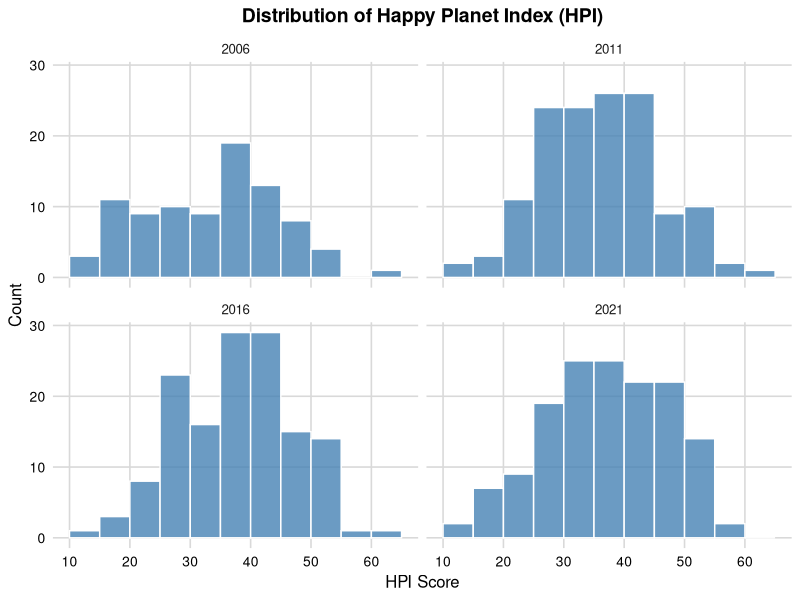
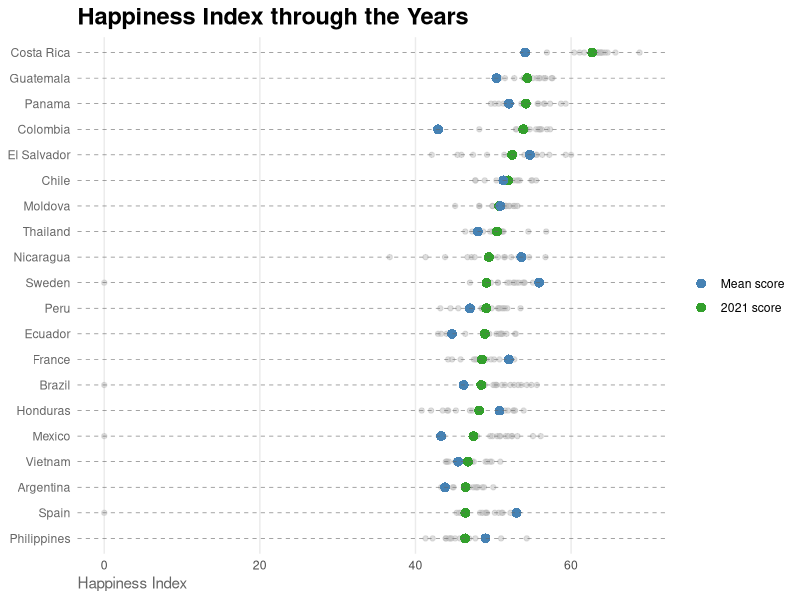
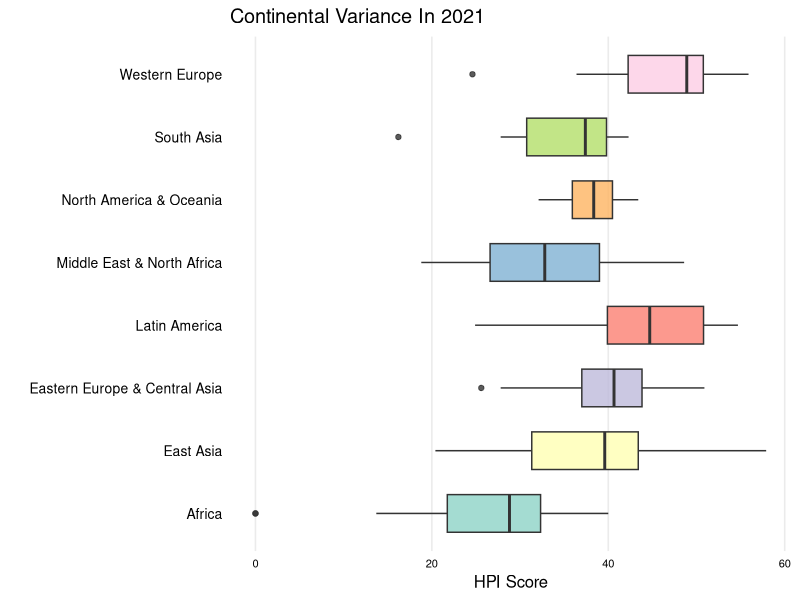
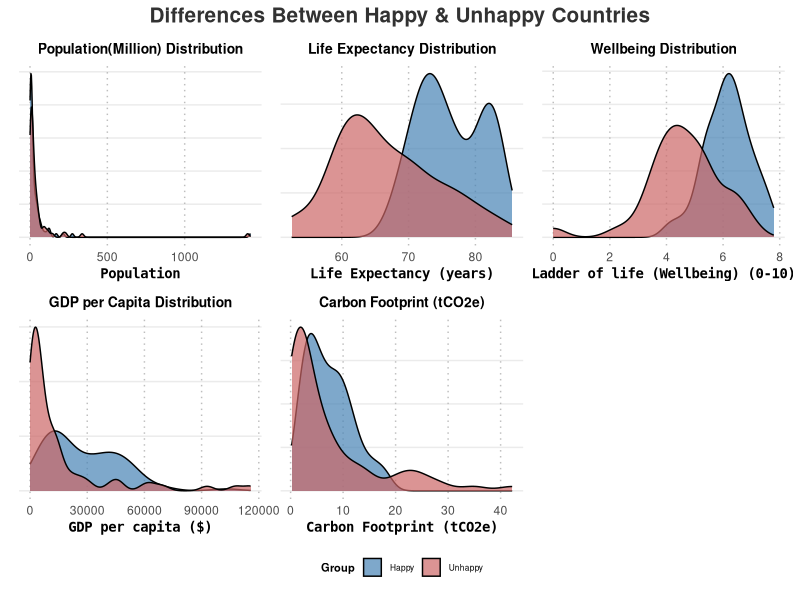
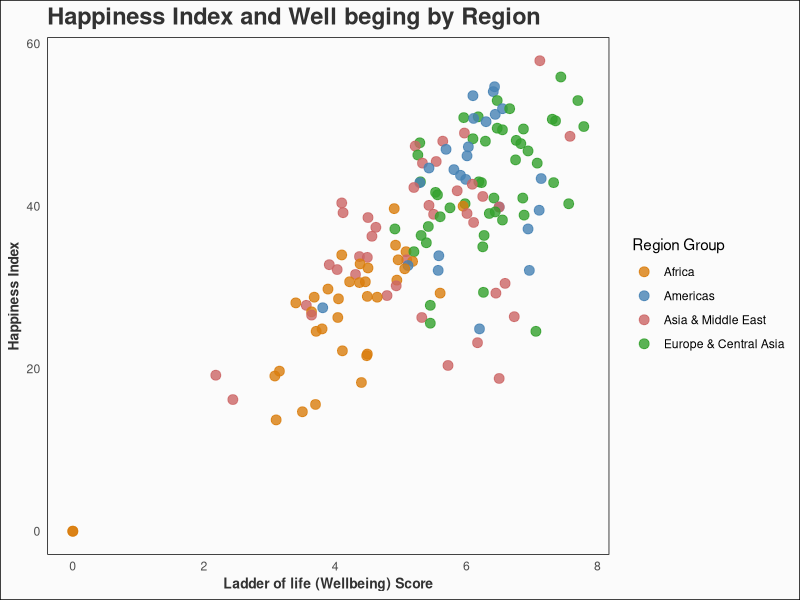
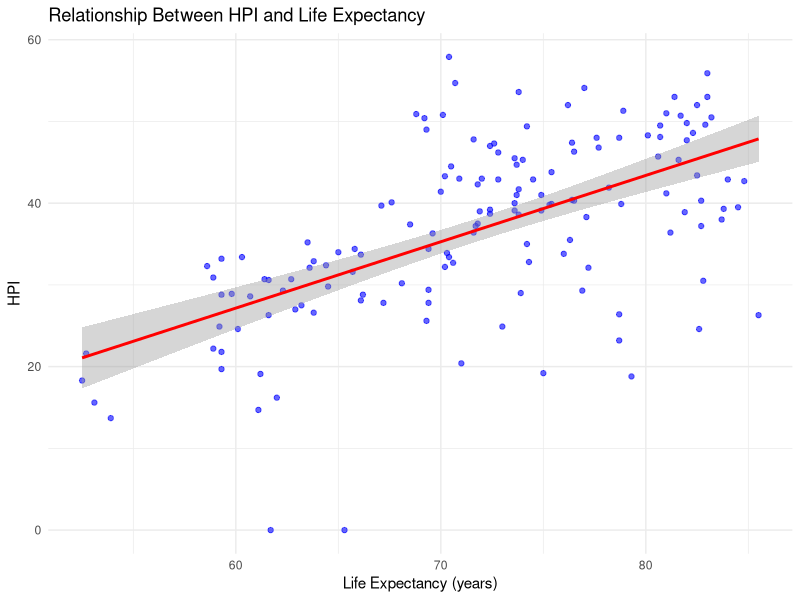
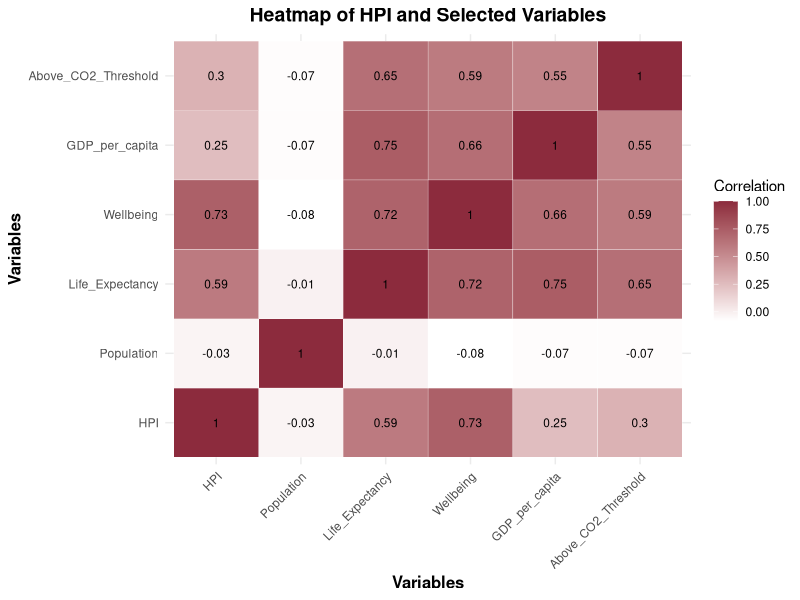
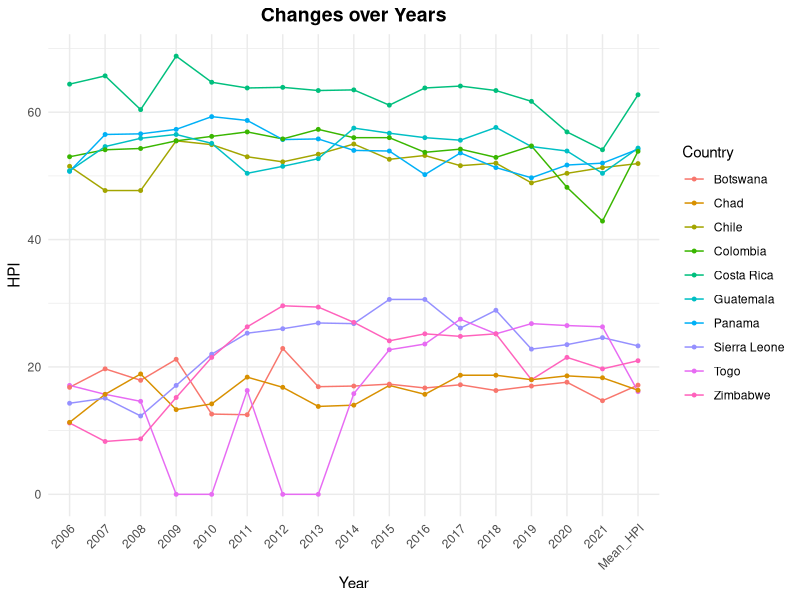

Write R code to recreate these figures, in order.
## ---- chunk 1
library(readxl)
library(dplyr)
library(readr)
library(ggplot2)
library(tidyr)
library(ggrepel)
library(tidyverse)
library(reshape2)
library(scales)

hpi_2006 <- read_csv("data/hpi_2006.csv")
hpi_2011 <- read_csv("data/hpi_2011.csv")
hpi_2016 <- read_csv("data/hpi_2016.csv")
hpi_2021 <- read_csv("data/hpi_2021.csv")
hpi_2024 <- read_csv("data/All countries_20211.csv", skip=8, show_col_types = FALSE)
past_HPI <- read_csv("data/Historical_HPI.csv", show_col_types = FALSE)
past_HPI[is.na(past_HPI)] <- 0
## ---- chunk 2
hpi_2006_hist <- hpi_2006 %>% 
  mutate(Year = 2006) %>% 
  filter(HPI > 0)  

hpi_2011_hist <- hpi_2011 %>% 
  mutate(Year = 2011) %>% 
  filter(HPI > 0) 

hpi_2016_hist <- hpi_2016 %>% 
  mutate(Year = 2016) %>% 
  filter(HPI > 0) 

hpi_2021_hist <- hpi_2021 %>% 
  mutate(Year = 2021) %>% 
  filter(HPI > 0)  


combined_data <- bind_rows(hpi_2006_hist, hpi_2011_hist, hpi_2016_hist, hpi_2021_hist)
ggplot(combined_data, aes(x = HPI)) +
  geom_histogram(binwidth = 5, fill = "#4682B4", color = "white", alpha = 0.8, boundary = 0) +
  facet_wrap(~ Year, ncol = 2) +  
  theme_minimal(base_size = 12) +
  
  theme(
    panel.grid.major = element_line(color = "gray85"),
    panel.grid.minor = element_blank(),
    axis.text = element_text(size = 10, color = "black"),
    axis.title = element_text(size = 12, color = "black"),
    plot.title = element_text(size = 14, face = "bold", hjust = 0.5)
  ) +
  scale_x_continuous(
    breaks = seq(0, 60, by = 10), 
  ) +
  labs(
    title = "Distribution of Happy Planet Index (HPI)",
    x = "HPI Score",
    y = "Count"
  )

## ---- chunk 3
past_HPI$Mean_HPI <- rowMeans(past_HPI[, 2:17], na.rm = TRUE)

past_HPI_long <- past_HPI %>%
  pivot_longer(cols = `2006`:`2021`, names_to = "Year", values_to = "HPI") %>%
  mutate(Year = as.numeric(gsub("HPI_", "", Year))) 

top_countries <- past_HPI %>%
  arrange(desc(Mean_HPI)) %>%
  head(20) %>%
  arrange(Mean_HPI)

past_HPI_long <- past_HPI_long %>%
  filter(Country %in% top_countries$Country)

ggplot(data = past_HPI_long, aes(x = HPI, y = reorder(Country, Mean_HPI))) +
  geom_point(color = "gray", size = 1.5, alpha = 0.5) +
  geom_point(data = top_countries, aes(x = Mean_HPI, y = reorder(Country, Mean_HPI), color = "Mean score"),
             size = 3, shape = 16) +
  geom_point(data = filter(past_HPI_long, Year == 2021),
             aes(x = HPI, y = Country, color = "2021 score"), size = 3, shape = 16) +
  geom_hline(yintercept = seq_along(top_countries$Country), color = "gray40", linetype = "dashed", size = 0.2) +
  labs(title = "Happiness Index through the Years",
       x = "Happiness Index", y = NULL, color = NULL) +
  scale_color_manual(
    values = c("Mean score" = "#33a02c", "2021 score" = "#4682B4"),
    labels = c("Mean score", "2021 score")
  ) +
  theme_minimal(base_family = "sans") +
  theme(
    panel.grid.major.y = element_blank(),
    panel.grid.minor = element_blank(),
    axis.text.y = element_text(hjust = 1, color = "gray40"),
    axis.title.x = element_text(hjust = 0, color = "gray40"),
    plot.title = element_text(size = 17, face = "bold"),
    plot.subtitle = element_text(size = 12, color = "gray40"),
    legend.position = "right" 
  )
## ---- chunk 4
library(RColorBrewer)
continent_mapping <- c(
  "Latin America",
  "North America & Oceania",
  "Western Europe",
  "Middle East & North Africa",
  "Africa",
  "South Asia",
  "Eastern Europe & Central Asia",
  "East Asia"
)
hpi_2021$ContinentName <- continent_mapping[hpi_2021$Continent]
qualitative_palette <- brewer.pal(n = length(unique(hpi_2021$ContinentName)), "Set3")

ggplot(hpi_2021, aes(x = HPI, y = ContinentName, fill = ContinentName)) +
  geom_boxplot(width = 0.6, alpha = 0.8) + 
  scale_fill_manual(values = qualitative_palette) + 
  theme_minimal(base_size = 12) +
  theme(
    panel.grid.major.y = element_blank(),
    panel.grid.minor = element_blank(),
    axis.text.y = element_text(size = 10, color = "black"),
    axis.text.x = element_text(size = 8, color = "black"),
    legend.position = "none",
    panel.border = element_blank(),
    axis.line = element_blank()
  ) +
  labs(
    title = "Continental Variance In 2021",
    x = "HPI Score",
    y = ""
  )
## ---- chunk 5
library(gridExtra)
library(grid) 
library(patchwork)
#Split Data Based on Average HPI
hpi_avg <- mean(hpi_2024$HPI, na.rm = TRUE)  # Calculate average HPI
hpi_2024 <- hpi_2024 %>%
  mutate(Lower_Happy = ifelse(HPI < hpi_avg, "Unhappy", "Happy"))  # Add split column


hpi_2024$Population <- hpi_2024$`Population (thousands)` / 1e3

variables <- c(
  "Population",
  "Life Expectancy (years)",
  "Ladder of life (Wellbeing) (0-10)",
  "GDP per capita ($)",
  "Carbon Footprint (tCO2e)"
)
titles <- c(
  "Population(Million) Distribution",
  "Life Expectancy Distribution",
  "Wellbeing Distribution",
  "GDP per Capita Distribution",
  "Carbon Footprint (tCO2e)"
)


plot_list <- lapply(seq_along(variables), function(i) {
  var <- variables[i]  
  ggplot(hpi_2024, aes_string(x = paste0("`", var, "`"), fill = "Lower_Happy")) +
    geom_density(alpha = 0.7, color = "black") +
    scale_fill_manual(values = c("#4682B4", "#CC6666")) +  # Customize colors
    labs(x = var, y = NULL, fill = "Group", title = titles[i]) +  # Add plot title
    theme_minimal() +
    theme(
      axis.text.y = element_blank(),
      axis.ticks.y = element_blank(),
      panel.grid.major.x = element_line(color = "gray", linetype = "dotted"),
      panel.grid.minor = element_blank(),
      axis.title.x = element_text(size = 10, face = "bold", family = "monospace"),
      plot.title = element_text(size = 10, face = "bold", hjust = 0.5),  
      legend.position = "bottom",
      legend.title = element_text(size = 8, face = "bold"), 
      legend.text = element_text(size = 6),  
      legend.key.size = unit(0.5, "cm") 
    )
})

combined_plot <- wrap_plots(plot_list, ncol = 3) +
  plot_layout(guides = "collect") +  # Collect a single shared legend
  plot_annotation(
    title = "Differences Between Happy & Unhappy Countries",
    theme = theme(
      plot.title = element_text(size = 15, face = "bold", hjust = 0.5, color = "#323232"),
      plot.subtitle = element_text(size = 12, face = "italic", hjust = 0.5, color = "gray"),
      legend.position = "bottom"  
    )
  )

# Print the final combined plot
print(combined_plot)

## ---- chunk 6
hpi_2024 <- hpi_2024 %>%
  mutate(Region_Group = case_when(
    Continent %in% c(1, 2) ~ "Americas",                  # Latin America, N. America & Oceania
    Continent %in% c(3, 7) ~ "Europe & Central Asia",     # Western Europe, Eastern Europe & Central Asia
    Continent %in% c(4, 6, 8) ~ "Asia & Middle East",     # Middle East, South Asia, East Asia
    Continent == 5 ~ "Africa",                            # Africa                                
  ))

ggplot(hpi_2024, aes(
  x = `Ladder of life (Wellbeing) (0-10)`,
  y = HPI,                                 
  color = Region_Group                     
)) +
  geom_point(size = 3, alpha = 0.8) +
  labs(
    title = "Happiness Index and Well beging by Region",
    x = "Ladder of life (Wellbeing) Score",
    y = "Happiness Index",
    color = "Region Group"
  ) +
  scale_color_manual(
    values = c(
      "Americas" = "#4682B4",
      "Europe & Central Asia" = "#33a02c",
      "Asia & Middle East" = "#CC6666",
      "Africa" = "#D97D0D"
    )
  ) +
  # Customize the theme
  theme_minimal(base_family = "sans") +
  theme(
    panel.grid.major = element_blank(),
    panel.grid.minor = element_blank(),
    panel.background = element_rect(fill = "#fbfbfb"),
    plot.background = element_rect(fill = "#fbfbfb"),
    plot.title = element_text(size = 17, face = "bold", color = "#323232"),
    plot.subtitle = element_text(size = 12, face = "italic", color = "gray40"),
    axis.title.x = element_text(size = 10, face = "bold", color = "#323232"),  # Removed `family`
    axis.title.y = element_text(size = 10, face = "bold", color = "#323232"),
    legend.position = "right",
    legend.background = element_blank(),
    legend.box.background = element_rect(fill = "transparent", color = NA)
  )
## ---- chunk 7

hpi_2024 <- hpi_2024 %>%
  rename(
    HPI = `HPI`,  # Keep HPI column name
    Life_Expectancy = `Life Expectancy (years)` 
  ) %>%
  mutate(
    HPI = as.numeric(HPI), 
    Life_Expectancy = as.numeric(Life_Expectancy)
  )

# Remove rows with missing data
hpi_clean <- hpi_2024 %>%
  filter(!is.na(HPI), !is.na(Life_Expectancy))

model <- lm(HPI ~ Life_Expectancy, data = hpi_clean)

ggplot(hpi_clean, aes(x = Life_Expectancy, y = HPI)) +
  geom_point(color = "blue", alpha = 0.6) +
  geom_smooth(method = "lm", color = "red", se = TRUE) +
  labs(
    title = "Relationship Between HPI and Life Expectancy",
    x = "Life Expectancy (years)",
    y = "HPI"
  ) +
  theme_minimal()
## ---- chunk 8

hpi_2024 <- hpi_2024 %>%
  mutate(
    Above_CO2_Threshold = ifelse(
      `Carbon Footprint (tCO2e)` > `CO2 threshold for year  (tCO2e)`, 1, 0
    )
  )


heatmap_data <- hpi_2024 %>%
  select(
    HPI,
    Population = `Population (thousands)`,
    Life_Expectancy,
    Wellbeing = `Ladder of life (Wellbeing) (0-10)`,
    GDP_per_capita = `GDP per capita ($)`,
    Above_CO2_Threshold
  )

# Ensure numeric columns for correlation (convert boolean if needed)
heatmap_data$Above_CO2_Threshold <- as.numeric(heatmap_data$Above_CO2_Threshold)

# Compute the correlation matrix
cor_matrix <- cor(heatmap_data, use = "complete.obs")

# Melt the correlation matrix for ggplot
melted_cor_matrix <- melt(cor_matrix)

# Create the heatmap
ggplot(data = melted_cor_matrix, aes(x = Var1, y = Var2, fill = value)) +
  geom_tile(color = "white") +
  geom_text(aes(label = round(value, 2)), color = "black", size = 3) +  # Add correlation values
  scale_fill_gradient(low = "white", high = "#8C2B3D", name = "Correlation") +
  labs(
    title = "Heatmap of HPI and Selected Variables",
    x = "Variables",
    y = "Variables"
  ) +
  theme_minimal() +
  theme(
    axis.text.x = element_text(angle = 45, vjust = 1, hjust = 1),
    axis.title = element_text(size = 12, face = "bold"),
    plot.title = element_text(size = 14, face = "bold", hjust = 0.5)
  )

## ---- chunk 9
data_2006 <- past_HPI %>%
  filter(`2006` != 0) %>%
  select(Country, `2006`)

lowest_2006 <- data_2006 %>%
  arrange(`2006`) %>%
  head(5)

highest_2006 <- data_2006 %>%
  arrange(desc(`2006`)) %>%
  head(5)

selected_countries <- rbind(lowest_2006, highest_2006)
filtered_HPI <- past_HPI %>%
  filter(Country %in% selected_countries$Country)

filtered_HPI_long <- filtered_HPI %>%
  pivot_longer(
    cols = -Country,
    names_to = "Year",
    values_to = "HPI"
  )

ggplot(filtered_HPI_long, aes(x = Year, y = HPI, color = Country, group = Country)) +
  geom_line(size = 0.5) +
  geom_point(size = 1) +
  labs(
    title = "Changes over Years",
    x = "Year",
    y = "HPI",
    color = "Country"
  ) +
  theme_minimal() +
  theme(
    axis.text.x = element_text(angle = 45, hjust = 1),
    plot.title = element_text(hjust = 0.5, size = 14, face = "bold")
  )
## ---- chunk 10
# Randomly sample 8 countries
set.seed(809)
sample <- past_HPI %>%
  filter(`2006` != 0, `2021` != 0) %>%  # Exclude countries with HPI of 0 for 2006 or 2021
  slice_sample(n = 8) %>%
  select(Country, `2006`, `2021`)


countries_2006 <- sample %>%
  group_by(`2006`) %>%
  summarize(Country = paste(Country, collapse = ", "))

countries_2021 <- sample %>%
  group_by(`2021`) %>%
  summarize(Country = paste(Country, collapse = ", "))

sample_long <- sample %>%
  pivot_longer(cols = c(`2006`, `2021`), names_to = "Year", values_to = "HPI") %>%
  mutate(Year = as.numeric(Year))

options(repr.plot.width = 15, repr.plot.height = 8) 
ggplot() +
  geom_vline(xintercept = c(1, 2), color = "black", linetype = "dotted", size = 0.5) +
  geom_segment(data = sample, aes(
    x = 1, xend = 2, y = `2006`, yend = `2021`, color = ifelse(`2021` > `2006`, "#1f78b4", "#e31a1c")
  ), size = 1) +
  
  geom_point(data = sample, aes(
    x = 1, y = `2006`, color = ifelse(`2021` > `2006`, "#1f78b4", "#e31a1c")
  ), size = 4) +

  geom_point(data = sample, aes(
    x = 2, y = `2021`, color = ifelse(`2021` > `2006`, "#1f78b4", "#e31a1c")
  ), size = 4) +
 
  geom_text(data = countries_2006, aes(
    x = 1 - 0.05, y = `2006`, label = Country
  ), hjust = "right", size = 2.5) +
  
  geom_text(data = countries_2021, aes(
    x = 2 + 0.05, y = `2021`, label = Country
  ), hjust = "left", size = 2.5) +
 
  labs(
    title = "Happiness Index Scores: 2006 vs 2021",
    subtitle = "Countries showing HPI changes between 2006 and 2021",
    x = NULL,
    y = "HPI"  
  ) +

  scale_color_identity() +
  scale_x_continuous(limits = c(0.5, 2.5),breaks = c(1, 2), labels = c("2006", "2021")) +
  scale_y_continuous(limits = c(min(sample_long$HPI) , max(sample_long$HPI))) + 
  theme_minimal() +
  theme(
    plot.title = element_text(size = 20, face = "bold", hjust = 0.5),
    plot.subtitle = element_text(size = 14, hjust = 0.5),
    axis.text.y = element_text(size = 12),
    axis.text.x = element_text(size = 12, face = "bold"),
    axis.ticks = element_blank(),
    panel.grid = element_blank(),
    legend.position = "none"
  )

## ---- chunk 11
top_20 <- past_HPI %>%
  filter(`2006` != 0, `2021` != 0) %>%
  mutate(Change = abs(`2021` - `2006`)) %>%
  arrange(desc(Change)) %>%
  slice(1:20) 

top_20 <- top_20 %>%
  mutate(Highlight = ifelse(row_number() <= 3, "Top Increase", 
                            ifelse(row_number() > (n() - 3), "Top Decrease", "Neutral")))


plot_data <- top_20 %>%
  pivot_longer(cols = c(`2006`, `2021`), names_to = "Year", values_to = "HPI") %>%
  mutate(Year = as.numeric(Year))



ggplot(top_20, aes(x = reorder(Country, Change), y = Change, fill = Change)) +
  geom_bar(stat = "identity", alpha = 0.7) +
  scale_fill_gradient(low = "#56B1F7", high = "#132B43") + # Gradient color
  theme(
    axis.title.x = element_blank(),
    axis.title.y = element_blank(),
    axis.text.x = element_text(angle = 90, vjust = 0.5, hjust = 1, size = 8),
    axis.text.y = element_text(size = 8),
    panel.grid = element_blank(),
    panel.background = element_rect(fill = "#fafafa", color = NA),
    plot.background = element_rect(fill = "#fafafa", color = NA),
    legend.position = "none"
  ) +
  labs(
    title = "The Biggest Movers",
    subtitle = "These countries have had the largest change in HPI between 2006 and 2021"
  )

